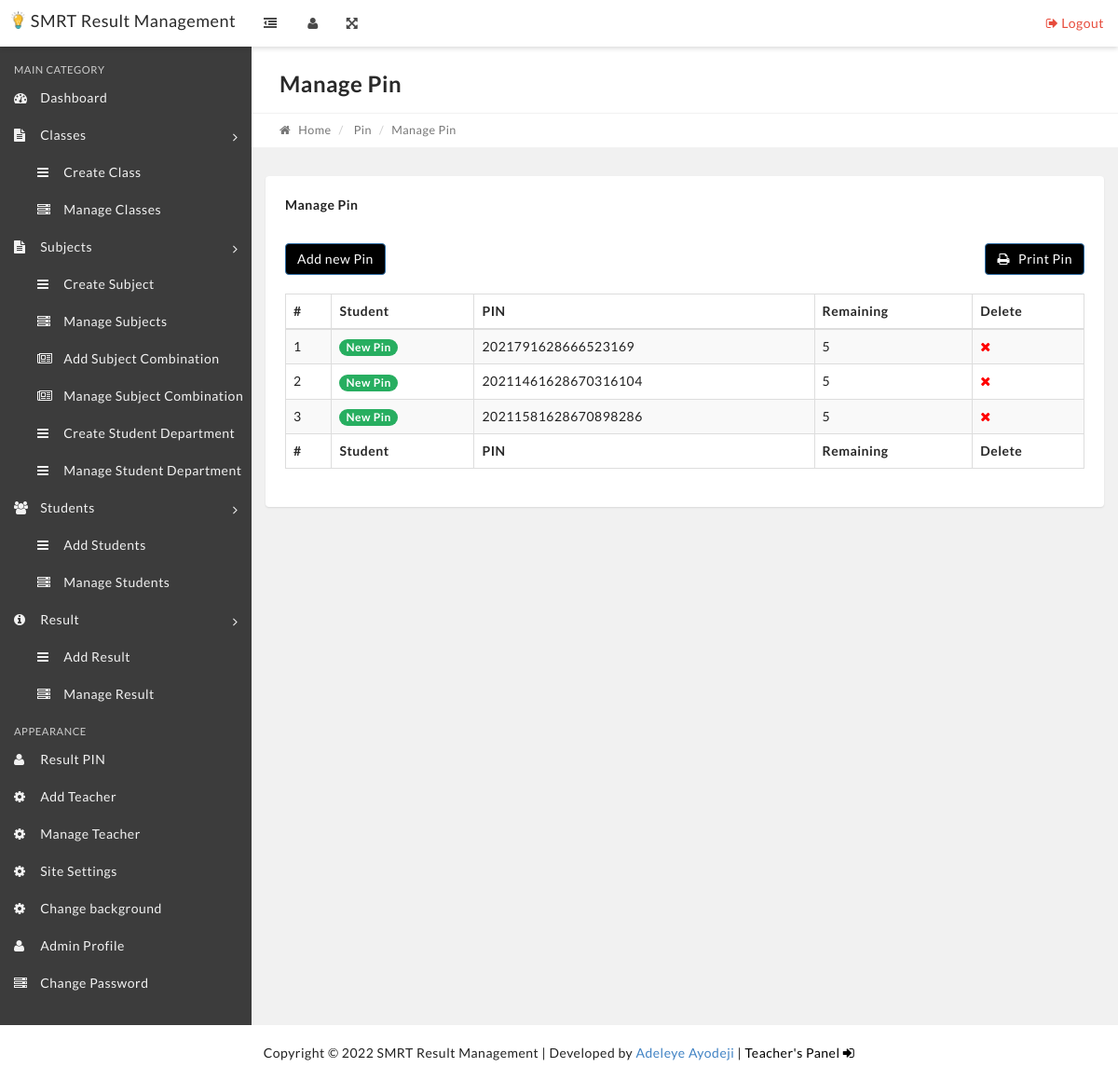
Screenshot of /manage-pin.php with the database file from the repository.
### tables this page shows
CREATE TABLE IF NOT EXISTS `settings` (
  `id` int(11) NOT NULL AUTO_INCREMENT,
  `title` varchar(10000) DEFAULT NULL,
  `description` text,
  `address1` longtext,
  `address2` longtext,
  `session` varchar(1000) DEFAULT NULL,
  `term` varchar(1000) DEFAULT NULL,
  `logo` varchar(1000) DEFAULT NULL,
  `siteback` varchar(1000) DEFAULT NULL,
  PRIMARY KEY (`id`)
);

CREATE TABLE IF NOT EXISTS `tblpin` (
  `id` int(11) NOT NULL AUTO_INCREMENT,
  `pin` varchar(1000) DEFAULT NULL,
  `keytext` longtext,
  `student_id` int(251) DEFAULT NULL,
  `rem` int(251) DEFAULT '5',
  `created_at` timestamp NULL DEFAULT CURRENT_TIMESTAMP,
  `update_at` timestamp NULL DEFAULT CURRENT_TIMESTAMP ON UPDATE CURRENT_TIMESTAMP,
  PRIMARY KEY (`id`)
);

### manage-pin.php (the view, shortened to what this page needs)
<?php
include('includes/config.php');
if(strlen($_SESSION['alogin'])=="")
    {
    header("Location: index.php");
    }
    else{
?>
<?php include('includes/header.php');?>
<?php include('includes/topbar.php');?>
<div class="content-wrapper">
    <div class="content-container">
        <?php include('includes/leftbar.php');?>
        <div class="main-page">
            <div class="container-fluid">
                <div class="row page-title-div">
                    <div class="col-md-6">
                        <h2 class="title">Manage Pin</h2>
                    </div>
                </div>
                <div class="row breadcrumb-div">
                    <div class="col-md-6">
                        <ul class="breadcrumb">
                            <li><a href="dashboard.php"><i class="fa fa-home"></i> Home</a></li>
                            <li> Pin</li>
                            <li class="active">Manage Pin</li>
                        </ul>
                    </div>
                </div>
            </div>
            <section class="section">
                <div class="container-fluid">
                    <div class="row">
                        <div class="col-md-12" style="overflow: scroll;">
                            <div class="panel">
                                <div class="panel-heading">
                                    <div class="panel-title">
                                        <h5>Manage Pin</h5>
                                    </div>
                                </div>
                                <div class="panel-body p-20">
                                    <a href="javascript:;" id="generate" class="btn btn-primary"
                                        style="background: black;color: white;">
                                        Add new Pin
                                    </a> <a href="javascript:void();" class="btn btn-primary"
                                        style="background: black;color: white;float: right;"
                                        onclick="printDiv('printableArea')">
                                        <i class="fa fa-print"></i> Print Pin
                                    </a><br><br>
                                    <div id="printableArea">
                                        <table id="example" class="display table table-striped table-bordered"
                                            cellspacing="0" width="100%">
                                            <thead>
                                                <tr>
                                                    <th>#</th>
                                                    <th>Student</th>
                                                    <th>PIN</th>
                                                    <th>Remaining</th>
                                                    <th>Delete</th>
                                                </tr>
                                            </thead>
                                            <tfoot>
                                                <tr>
                                                    <th>#</th>
                                                    <th>Student</th>
                                                    <th>PIN</th>
                                                    <th>Remaining</th>
                                                    <th>Delete</th>
                                                </tr>
                                            </tfoot>
                                            <tbody>
                                                <?php $sql = "SELECT * from tblpin";
$query = $dbh->prepare($sql);
$query->execute();
$results=$query->fetchAll(PDO::FETCH_OBJ);
$cnt=1;
if($query->rowCount() > 0)
{
foreach($results as $result)
{   ?>
                                                <tr>
                                                    <td><?php echo htmlentities($cnt);?></td>
                                                    <td>
                                                        <?php
                                                               $tqid = $result->student_id;
                                                               $sql2 = "SELECT * from tblstudents WHERE StudentId = '$tqid' ";
                                                                $tq = mysqli_query($con,$sql2);
                                                                $tr = mysqli_fetch_assoc($tq);
                                                                echo $tr["StudentName"] != null ? $tr["StudentName"] : "<span class='badge badge-success'>New Pin</span>";
                                                                ?>
                                                    </td>
                                                    <td><?php echo htmlentities($result->keytext);?></td>
                                                    <td>
                                                        <?php echo htmlentities($result->rem);?>
                                                    </td>
                                                    <td>
                                                        <a href="manage-pin.php?del=<?php echo htmlentities($result->id);?>"
                                                            onclick="confirm('do you really want to delete this student');"><i
                                                                class="fa fa-remove" title="Delete Student"
                                                                style="color: red;"></i> </a>
                                                    </td>
                                                </tr>
                                                <?php $cnt=$cnt+1;}} ?>
                                            </tbody>
                                        </table>
                                    </div>
                                </div>
                            </div>
                        </div>
                    </div>
                </div>
        </div>
    </div>
</div>
</div>
<?php include 'includes/credit.php'; ?>
</body>
</html>
<?php } ?>

### includes/topbar.php (shortened to what this page needs)
<nav class="navbar top-navbar bg-white box-shadow">
          	<div class="container-fluid">
                  <div class="row">
                      <div class="navbar-header no-padding">
              			<a class="navbar-brand" href="dashboard.php" style="color: black;">
              			   <?php
                          $stmt = $dbh->query("SELECT * FROM settings");
                          $rowww = $stmt->fetch(PDO::FETCH_OBJ);
                          ?>
                          <img src="images/<?php echo htmlentities($rowww->logo); ?>" style="float: left;height: 19px;margin-right: 6px;">
                          <?php
                          echo htmlentities($rowww->title);
                          ?>
              			</a>
                          <span class="small-nav-handle hidden-sm hidden-xs"><i class="fa fa-outdent"></i></span>
              		</div>
              		<div class="collapse navbar-collapse" id="navbar-collapse-1">
              			<ul class="nav navbar-nav" data-dropdown-in="fadeIn" data-dropdown-out="fadeOut">
                              <?php
                              if (!isset($_SESSION["teacher"])) {
                                  ?>
                                   <li class="hidden-sm hidden-xs"><a href="#" class="user-info-handle"><i class="fa fa-user"></i></a></li>
                                  <?php
                              }
                              ?>
                              <li class="hidden-sm hidden-xs"><a href="#" class="full-screen-handle"><i class="fa fa-arrows-alt"></i></a></li>
              			</ul>
              			<ul class="nav navbar-nav navbar-right" data-dropdown-in="fadeIn" data-dropdown-out="fadeOut">
              				    <li><a href="logout.php" class="color-danger text-center"><i class="fa fa-sign-out"></i> Logout</a></li>
              			</ul>
              		</div>
                  </div>
          	</div>
          </nav>

### includes/credit.php
<?php
    $place = $_SERVER['REQUEST_URI'] == "/teacherlog.php" ? "fixed" : "static";
?>
<div class="credit" style="position: <?php echo $_SESSION ? "static" : $place; ?>;">
				   <?php
                            $stmt = $dbh->query("SELECT * FROM settings");
                            $rowwww = $stmt->fetch(PDO::FETCH_OBJ);
                            ?>
           Copyright &copy; <?php echo date("Y")." ". htmlentities($rowwww->title); ?> | Developed by <a href="https://adeleyeayodeji.com" target="_blank">Adeleye Ayodeji</a> | <?php
           	if (!isset($_SESSION["alogin"])) {
			?>
			<a href="teacherlog.php" style="color: black;">Teacher's Panel <i class="fa fa-sign-in"></i></a>
			<?php
		}else{
		   	?>
		   	<a href="logout.php" style="color: red;">Logout <i class="fa fa-sign-out"></i></a>
		   	<?php
		}
            ?>
        </div>

### css/main.css (style rules this page uses)
body,html { font-family:Poppins,sans-serif;font-weight:400;color:#494949;font-size:12px;line-height:1.75em }
@media (min-width:600px) { body,html { font-size:calc(12px + (14 - 12) * ((100vw - 600px)/ (1140 - 600))) } }
@media (min-width:1140px) { body,html { font-size:14px } }
a,abbr,acronym,address,b,big,blockquote,caption,center,cite,code,dd,del,dfn,dl,dt,em,fieldset,form,h1,h2,h3,h4,h5,h6,i,img,ins,kbd,label,legend,li,ol,p,pre,q,s,samp,small,strike,strong,sub,sup,table,tbody,td,tfoot,th,thead,tr,tt,u,ul,var { margin:0;padding:0 }
address,blockquote,dl,ol,p,pre,table,ul { margin-bottom:1.75em }
.h1,.h2,.h3,.h4,.h5,.h6,h1,h2,h3,h4,h5,h6 { font-family:Poppins,sans-serif;font-weight:400;color:#292929;clear:both }
.h2,h2 { font-size:23.5370033519px;margin-top:1.1152651681em;line-height:1.3383182017em;margin-bottom:.2514831227em }
@media (min-width:600px) { .h2,h2 { font-size:calc(23.5370033519px + (27.4598372439 - 23.5370033519) * ((100vw - 600px)/ (1140 - 600))) } }
@media (min-width:1140px) { .h2,h2 { font-size:27.4598372439px;margin-top:1.1152651681em;line-height:1.3383182017em;margin-bottom:.2474216814em } }
.h5,h5 { font-size:14.2011569368px;margin-top:1.8484409486em;line-height:2.2181291384em;margin-bottom:.3696881897em }
@media (min-width:600px) { .h5,h5 { font-size:calc(14.2011569368px + (16.5680164262 - 14.2011569368) * ((100vw - 600px)/ (1140 - 600))) } }
@media (min-width:1140px) { .h5,h5 { font-size:16.5680164262px;margin-top:1.8484409486em;line-height:2.2181291384em;margin-bottom:.3696881897em } }
ul { padding-left:1.1em }
table { width:100%;border-spacing:0;border-collapse:collapse;margin-bottom:2.375em }
@media (min-width:1140px) { table { margin-bottom:2.125em } }
th { text-align:left;color:#292929;padding:.21875em .875em }
@media (min-width:1140px) { th { padding:.4375em .875em } }
td { padding:.875em;padding:.21875em .875em }
@media (min-width:1140px) { td { padding:.4375em .875em } }
body { font-family:Poppins,sans-serif;-webkit-font-smoothing:antialiased;background-color:#f2f2f2;color:#494949;text-rendering:optimizeLegibility!important;letter-spacing:.5px;overflow-x:hidden }
a { outline:0!important;text-decoration:none!important;color:#494949;-webkit-transition:all .4s ease-in-out;transition:all .4s ease-in-out }
.bg-white { background-color:#fff;border-color:#fff;color:#494949!important }
.bg-white .navbar-nav>li>a { color:#494949 }
.color-danger { color:#e74c3c!important }
.p-20 { padding:20px!important }
.navbar { border-radius:0;border:0;margin-bottom:0 }
.navbar.box-shadow { box-shadow:0 2px 5px rgba(0,0,0,.15);z-index:10 }
.navbar-header { min-width:270px;padding-left:15px;-webkit-transition:all .4s ease-in-out;transition:all .4s ease-in-out;overflow:hidden }
.navbar-header .navbar-brand { padding:12px }
.small-nav-handle { display:inline-block;width:50px;height:50px;float:right;cursor:pointer;text-align:center }
.small-nav-handle .fa { line-height:50px }
@media (min-width:992px) { .top-navbar-fixed .top-navbar { position:fixed;width:100%;top:0;left:0;z-index:10 } }
@media (min-width:992px) { .top-navbar-fixed .content-wrapper { margin-top:50px } }
.content-wrapper { min-height:100vh;position:relative }
@media (min-width:769px) { .content-wrapper { display:table;width:100%;table-layout:fixed } }
@media (min-width:769px) { .content-container { display:table-row } }
@media (min-width:769px) { .left-sidebar,.main-page,.right-sidebar { display:table-cell;vertical-align:top } }
.main-page { width:100% }
.main-page a:not(.btn) { color:inherit }
.page-title-div { background:#fff;padding:15px }
.page-title-div .title { margin-top:10px }
.breadcrumb-div { background-color:#fff;padding:8px 15px;border-top:1px solid #f2f2f2;border-bottom:1px solid #f2f2f2;font-size:90%;color:#767676 }
.breadcrumb-div a { color:inherit }
.breadcrumb-div .breadcrumb { background:0 0;padding:0;margin:0 }
.breadcrumb-div .breadcrumb .fa { margin-right:5px }
.panel { box-shadow:0 1px 2px rgba(0,0,0,.1) }
.panel .panel-title h1,.panel .panel-title h2,.panel .panel-title h3,.panel .panel-title h4,.panel .panel-title h5,.panel .panel-title h6 { color:inherit!important;margin:0;line-height:30px }
.panel-heading { padding:5px }
.panel-heading .panel-title { margin-top:10px;padding-left:15px }
.badge.badge-success { background-color:#27ae60 }
.section { padding:30px 0 }
.btn .fa { margin-right:6px }

### rows the page displays
settings: logo (picture), title "SMRT Result Management"
tblpin: keytext "2021791628666523169", rem "5"
tblpin: keytext "20211461628670316104", rem "5"
tblpin: keytext "20211581628670898286", rem "5"
